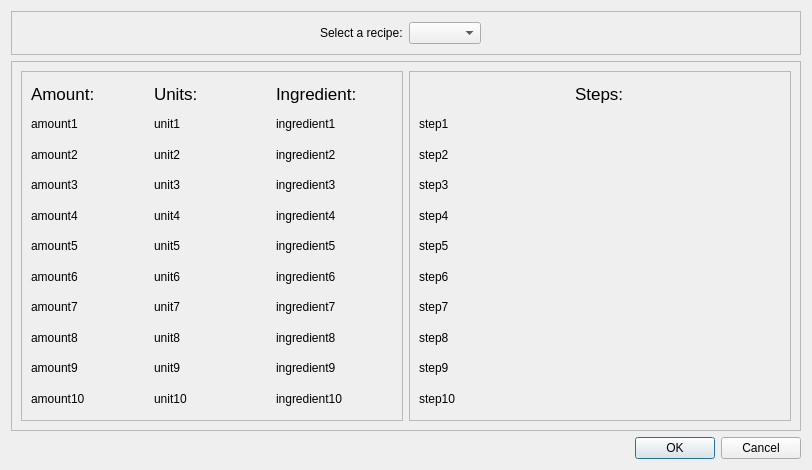
<?xml version="1.0" encoding="UTF-8"?>
<ui version="4.0">
 <class>ViewRecipes</class>
 <widget class="QDialog" name="ViewRecipes">
  <property name="geometry">
   <rect>
    <x>0</x>
    <y>0</y>
    <width>812</width>
    <height>470</height>
   </rect>
  </property>
  <property name="windowTitle">
   <string>Dialog</string>
  </property>
  <layout class="QVBoxLayout" name="verticalLayout">
   <item>
    <widget class="QFrame" name="frame_4">
     <property name="frameShape">
      <enum>QFrame::StyledPanel</enum>
     </property>
     <property name="frameShadow">
      <enum>QFrame::Raised</enum>
     </property>
     <layout class="QHBoxLayout" name="horizontalLayout_2">
      <item alignment="Qt::AlignRight">
       <widget class="QLabel" name="label">
        <property name="text">
         <string>Select a recipe:</string>
        </property>
       </widget>
      </item>
      <item alignment="Qt::AlignLeft">
       <widget class="QComboBox" name="allRecipes"/>
      </item>
     </layout>
    </widget>
   </item>
   <item>
    <widget class="QFrame" name="frame_3">
     <property name="frameShape">
      <enum>QFrame::StyledPanel</enum>
     </property>
     <property name="frameShadow">
      <enum>QFrame::Raised</enum>
     </property>
     <layout class="QHBoxLayout" name="horizontalLayout">
      <item>
       <widget class="QFrame" name="frame">
        <property name="minimumSize">
         <size>
          <width>350</width>
          <height>350</height>
         </size>
        </property>
        <property name="frameShape">
         <enum>QFrame::StyledPanel</enum>
        </property>
        <property name="frameShadow">
         <enum>QFrame::Raised</enum>
        </property>
        <layout class="QGridLayout" name="gridLayout">
         <item row="7" column="2">
          <widget class="QLabel" name="ingredient6">
           <property name="text">
            <string>ingredient6</string>
           </property>
          </widget>
         </item>
         <item row="8" column="2">
          <widget class="QLabel" name="ingredient7">
           <property name="text">
            <string>ingredient7</string>
           </property>
          </widget>
         </item>
         <item row="4" column="0">
          <widget class="QLabel" name="amount3">
           <property name="text">
            <string>amount3</string>
           </property>
          </widget>
         </item>
         <item row="2" column="2">
          <widget class="QLabel" name="ingredient2">
           <property name="text">
            <string>ingredient2</string>
           </property>
          </widget>
         </item>
         <item row="7" column="0">
          <widget class="QLabel" name="amount6">
           <property name="text">
            <string>amount6</string>
           </property>
          </widget>
         </item>
         <item row="4" column="1">
          <widget class="QLabel" name="unit3">
           <property name="text">
            <string>unit3</string>
           </property>
          </widget>
         </item>
         <item row="4" column="2">
          <widget class="QLabel" name="ingredient3">
           <property name="text">
            <string>ingredient3</string>
           </property>
          </widget>
         </item>
         <item row="2" column="0">
          <widget class="QLabel" name="amount2">
           <property name="text">
            <string>amount2</string>
           </property>
          </widget>
         </item>
         <item row="9" column="1">
          <widget class="QLabel" name="unit8">
           <property name="text">
            <string>unit8</string>
           </property>
          </widget>
         </item>
         <item row="9" column="2">
          <widget class="QLabel" name="ingredient8">
           <property name="text">
            <string>ingredient8</string>
           </property>
          </widget>
         </item>
         <item row="2" column="1">
          <widget class="QLabel" name="unit2">
           <property name="text">
            <string>unit2</string>
           </property>
          </widget>
         </item>
         <item row="7" column="1">
          <widget class="QLabel" name="unit6">
           <property name="text">
            <string>unit6</string>
           </property>
          </widget>
         </item>
         <item row="1" column="1">
          <widget class="QLabel" name="unit1">
           <property name="text">
            <string>unit1</string>
           </property>
          </widget>
         </item>
         <item row="1" column="2">
          <widget class="QLabel" name="ingredient1">
           <property name="text">
            <string>ingredient1</string>
           </property>
          </widget>
         </item>
         <item row="1" column="0">
          <widget class="QLabel" name="amount1">
           <property name="text">
            <string>amount1</string>
           </property>
          </widget>
         </item>
         <item row="5" column="0">
          <widget class="QLabel" name="amount4">
           <property name="text">
            <string>amount4</string>
           </property>
          </widget>
         </item>
         <item row="10" column="0">
          <widget class="QLabel" name="amount9">
           <property name="text">
            <string>amount9</string>
           </property>
          </widget>
         </item>
         <item row="0" column="0">
          <widget class="QLabel" name="label_2">
           <property name="font">
            <font>
             <pointsize>13</pointsize>
            </font>
           </property>
           <property name="text">
            <string>Amount:</string>
           </property>
          </widget>
         </item>
         <item row="5" column="1">
          <widget class="QLabel" name="unit4">
           <property name="text">
            <string>unit4</string>
           </property>
          </widget>
         </item>
         <item row="8" column="1">
          <widget class="QLabel" name="unit7">
           <property name="text">
            <string>unit7</string>
           </property>
          </widget>
         </item>
         <item row="0" column="1">
          <widget class="QLabel" name="label_3">
           <property name="font">
            <font>
             <pointsize>13</pointsize>
            </font>
           </property>
           <property name="text">
            <string>Units:</string>
           </property>
          </widget>
         </item>
         <item row="6" column="0">
          <widget class="QLabel" name="amount5">
           <property name="text">
            <string>amount5</string>
           </property>
          </widget>
         </item>
         <item row="10" column="1">
          <widget class="QLabel" name="unit9">
           <property name="text">
            <string>unit9</string>
           </property>
          </widget>
         </item>
         <item row="6" column="1">
          <widget class="QLabel" name="unit5">
           <property name="text">
            <string>unit5</string>
           </property>
          </widget>
         </item>
         <item row="10" column="2">
          <widget class="QLabel" name="ingredient9">
           <property name="text">
            <string>ingredient9</string>
           </property>
          </widget>
         </item>
         <item row="9" column="0">
          <widget class="QLabel" name="amount8">
           <property name="text">
            <string>amount8</string>
           </property>
          </widget>
         </item>
         <item row="0" column="2">
          <widget class="QLabel" name="label_4">
           <property name="font">
            <font>
             <pointsize>13</pointsize>
            </font>
           </property>
           <property name="text">
            <string>Ingredient:</string>
           </property>
          </widget>
         </item>
         <item row="6" column="2">
          <widget class="QLabel" name="ingredient5">
           <property name="text">
            <string>ingredient5</string>
           </property>
          </widget>
         </item>
         <item row="5" column="2">
          <widget class="QLabel" name="ingredient4">
           <property name="text">
            <string>ingredient4</string>
           </property>
          </widget>
         </item>
         <item row="8" column="0">
          <widget class="QLabel" name="amount7">
           <property name="text">
            <string>amount7</string>
           </property>
          </widget>
         </item>
         <item row="11" column="2">
          <widget class="QLabel" name="ingredient10">
           <property name="text">
            <string>ingredient10</string>
           </property>
          </widget>
         </item>
         <item row="11" column="1">
          <widget class="QLabel" name="unit10">
           <property name="text">
            <string>unit10</string>
           </property>
          </widget>
         </item>
         <item row="11" column="0">
          <widget class="QLabel" name="amount10">
           <property name="text">
            <string>amount10</string>
           </property>
          </widget>
         </item>
        </layout>
       </widget>
      </item>
      <item>
       <widget class="QFrame" name="frame_2">
        <property name="minimumSize">
         <size>
          <width>350</width>
          <height>350</height>
         </size>
        </property>
        <property name="frameShape">
         <enum>QFrame::StyledPanel</enum>
        </property>
        <property name="frameShadow">
         <enum>QFrame::Raised</enum>
        </property>
        <layout class="QVBoxLayout" name="verticalLayout_2">
         <item alignment="Qt::AlignHCenter">
          <widget class="QLabel" name="label_5">
           <property name="font">
            <font>
             <pointsize>13</pointsize>
            </font>
           </property>
           <property name="text">
            <string>Steps:</string>
           </property>
          </widget>
         </item>
         <item>
          <widget class="QLabel" name="step1">
           <property name="text">
            <string>step1</string>
           </property>
          </widget>
         </item>
         <item>
          <widget class="QLabel" name="step2">
           <property name="text">
            <string>step2</string>
           </property>
          </widget>
         </item>
         <item>
          <widget class="QLabel" name="step3">
           <property name="text">
            <string>step3</string>
           </property>
          </widget>
         </item>
         <item>
          <widget class="QLabel" name="step4">
           <property name="text">
            <string>step4</string>
           </property>
          </widget>
         </item>
         <item>
          <widget class="QLabel" name="step5">
           <property name="text">
            <string>step5</string>
           </property>
          </widget>
         </item>
         <item>
          <widget class="QLabel" name="step6">
           <property name="text">
            <string>step6</string>
           </property>
          </widget>
         </item>
         <item>
          <widget class="QLabel" name="step7">
           <property name="text">
            <string>step7</string>
           </property>
          </widget>
         </item>
         <item>
          <widget class="QLabel" name="step8">
           <property name="text">
            <string>step8</string>
           </property>
          </widget>
         </item>
         <item>
          <widget class="QLabel" name="step9">
           <property name="text">
            <string>step9</string>
           </property>
          </widget>
         </item>
         <item>
          <widget class="QLabel" name="step10">
           <property name="text">
            <string>step10</string>
           </property>
          </widget>
         </item>
        </layout>
       </widget>
      </item>
     </layout>
    </widget>
   </item>
   <item>
    <widget class="QDialogButtonBox" name="buttonBox">
     <property name="orientation">
      <enum>Qt::Horizontal</enum>
     </property>
     <property name="standardButtons">
      <set>QDialogButtonBox::Cancel|QDialogButtonBox::Ok</set>
     </property>
    </widget>
   </item>
  </layout>
 </widget>
 <resources/>
 <connections>
  <connection>
   <sender>buttonBox</sender>
   <signal>accepted()</signal>
   <receiver>ViewRecipes</receiver>
   <slot>accept()</slot>
   <hints>
    <hint type="sourcelabel">
     <x>248</x>
     <y>254</y>
    </hint>
    <hint type="destinationlabel">
     <x>157</x>
     <y>274</y>
    </hint>
   </hints>
  </connection>
  <connection>
   <sender>buttonBox</sender>
   <signal>rejected()</signal>
   <receiver>ViewRecipes</receiver>
   <slot>reject()</slot>
   <hints>
    <hint type="sourcelabel">
     <x>316</x>
     <y>260</y>
    </hint>
    <hint type="destinationlabel">
     <x>286</x>
     <y>274</y>
    </hint>
   </hints>
  </connection>
 </connections>
</ui>
